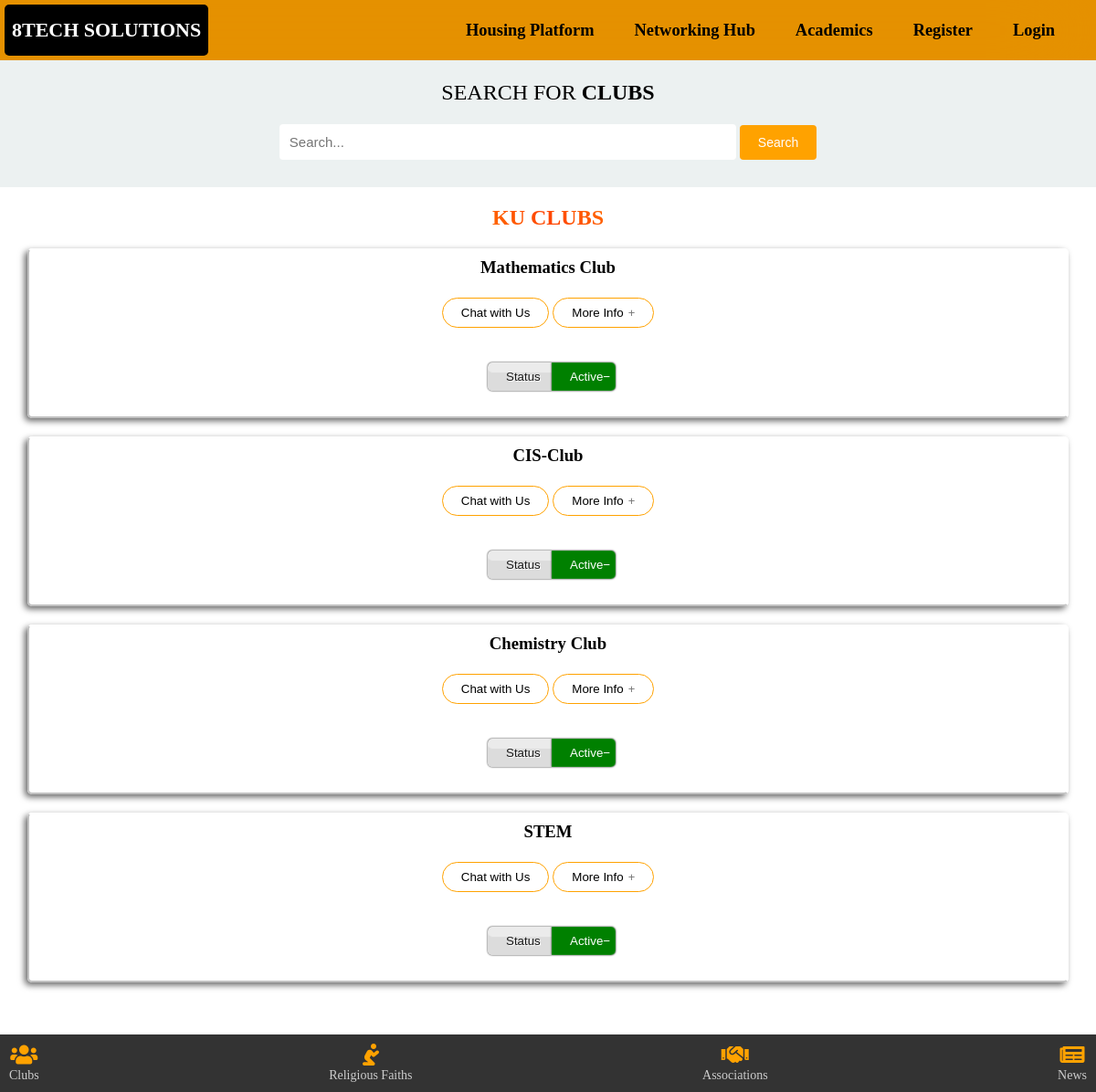
Screenshot of /club with the database file from the repository.
### club/models.py (models this page shows, shortened)
class Club(models.Model):
    CLUB_STATUS = (
        ('Active', 'Active'),
        ('Inactive', 'Inactive'),
    )
    club_name = models.CharField(max_length=100)
    status = models.CharField(max_length=50, choices=CLUB_STATUS)
    club_description = models.TextField(null=True, blank=True)
    phone = models.CharField(max_length=9, default='113631232')
    officials_name = models.CharField(max_length=100, default='8Tech')
    link = models.URLField(max_length=1000, blank=True, null=True)
    linkname = models.CharField(max_length=100, default='Link')

### club/views.py (the view)
# urls.py: path('club', views.club, name='club')
def club(request):
    if 'q' in request.GET:
        q = request.GET['q']
        multiple_q = Q(Q(club_name__icontains=q) | Q(club_description__icontains=q))
        clubs = Club.objects.filter(multiple_q)
    else:
        clubs = Club.objects.all()
    context = {'clubs': clubs}
    return render(request, 'club/clubs.html', context)

### club/templates/club/clubs.html (shortened to what this page needs)
{% extends "main.html" %}
{% load static %}
{% block content %}
<div class="club-search">
  <h1>SEARCH FOR <span>CLUBS</span></h1>
  <form>
  <div class="search-container">
      <input type="text" name="q" class="search-box" placeholder="Search...">
      <button class="search-btn">Search</button>
  </div>
</form>
</div>
<div class="club">
  <h2>KU CLUBS</h2>
{% for club in clubs %}
  <div class="club1">
      <h3>{{club.club_name}}</h3>
      <div class="school">
        <button><a href="https://wa.me/+254{{club.phone}}?text=Hey+{{club.officials_name}},+It's+{{user.username}}+here.%0AI'm+interested+in+joining+{{club.club_name}}.">Chat with Us</a></button>
        <button class="accordion"><a>More Info</a></button>
        </div>
      <div class="status">
          <button class="stbtn">Status</button>
          <button class="active">{{club.status}}</button>
      </div>
    </div>
  {% endfor %}
</div>
{% endblock content %}

### static/styles/main.css (style rules this page uses)
* { margin: 0; padding: 0; box-sizing: border-box; text-decoration: none; }
.search-container { text-align: center; }
.search-box { margin-top: 6rem; margin-bottom: 30px; padding: 11px 15px; width: 50%; max-width: 500px; border: none; border-radius: 4px; font-size: 15px; }
.search-btn { padding: 11px 20px; background-color: #ffa200; color: #fff; border: none; border-radius: 4px; cursor: pointer; font-size: 14px; }
.club1 { text-align: center; width: 95%; padding: 8px 8px 20px 8px; margin: 20px auto; border-radius: 5px; border-top: 2px solid #fff; border-right: 2px solid #fff; border-bottom: 2px solid #c1c1c1; border-left: 2px solid #c1c1c1; box-shadow: -3px 3px 7px rgba(0, 0, 0, .6), inset -100px 0px 100px rgba(255, 255, 255, .5); }

### rows the page displays
Club: club_name "Mathematics Club", status "Active"
Club: club_name "CIS-Club", status "Active"
Club: club_name "Chemistry Club", status "Active"
Club: club_name "STEM", status "Active"
